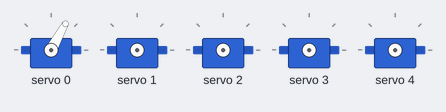
The sketch below on a simulated Arduino Uno, built with avr-gcc and run on an emulated ATmega328P. Parts: 5 × servo.

Above: at 0.05 s.
At 6.05 s:
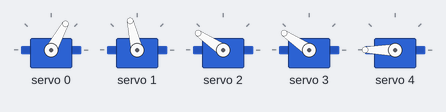
At 8.0 s:
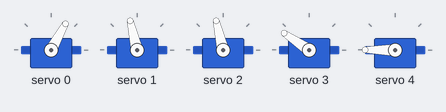
At 9.0 s:
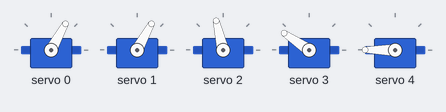
At 10.0 s:
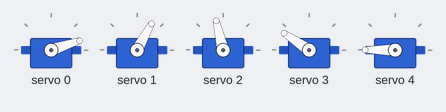
Timing chart, 0 to 13.0 s (numbered marks = the images above):
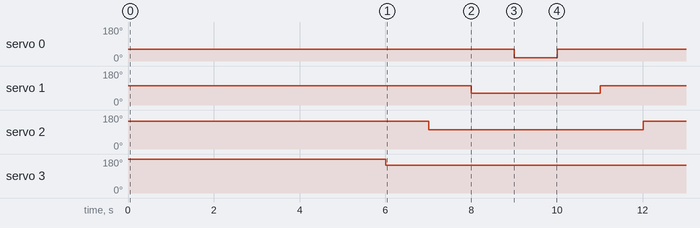

Measured:
- by itself, servo 0: alternates 61° for 9.0 s and 18° for 1.0 s
- by itself, servo 1: alternates 103° for 7.0 s and 61° for 3.0 s
- by itself, servo 2: alternates 146° for 5.0 s and 103° for 5.0 s
- by itself, servo 3: alternates 180° for 3.0 s and 146° for 7.0 s

The sketch:

5_servo_motor.ino
```cpp
#include <Wire.h>
#include <Adafruit_PWMServoDriver.h>

Adafruit_PWMServoDriver pca;

void setup() {
  pca.begin();
  pca.setPWMFreq(50);   // Servo frequency
}

void loop(){

pca.setPWM(0,0,240);
delay(1000);
pca.setPWM(1,0,330);
delay(1000);
pca.setPWM(2,0,420);
delay(1000);
pca.setPWM(3,0,510);
delay(1000);
pca.setPWM(4,0,600);
delay(1000);


pca.setPWM(4,0,510);
delay(1000);
pca.setPWM(3,0,420);
delay(1000);
pca.setPWM(2,0,330);
delay(1000);
pca.setPWM(1,0,240);
delay(1000);
pca.setPWM(0,0,150);
delay(1000);
}
```
